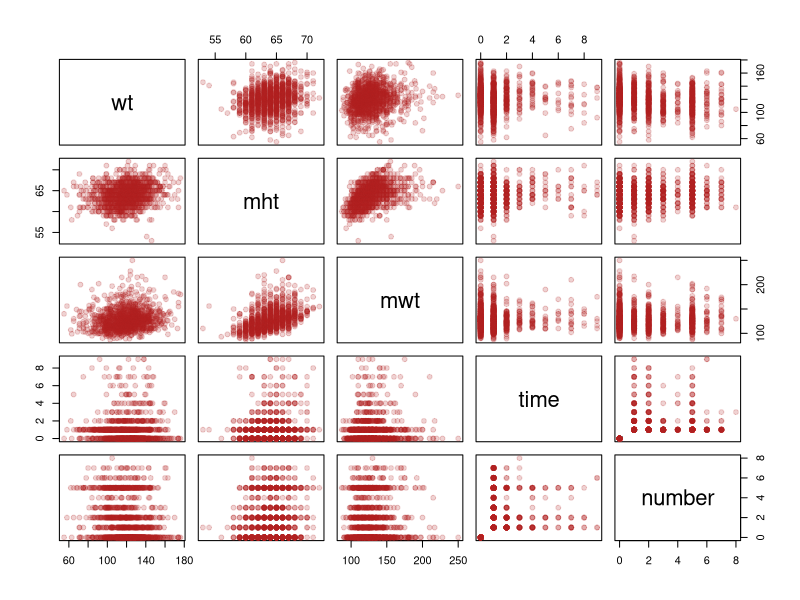
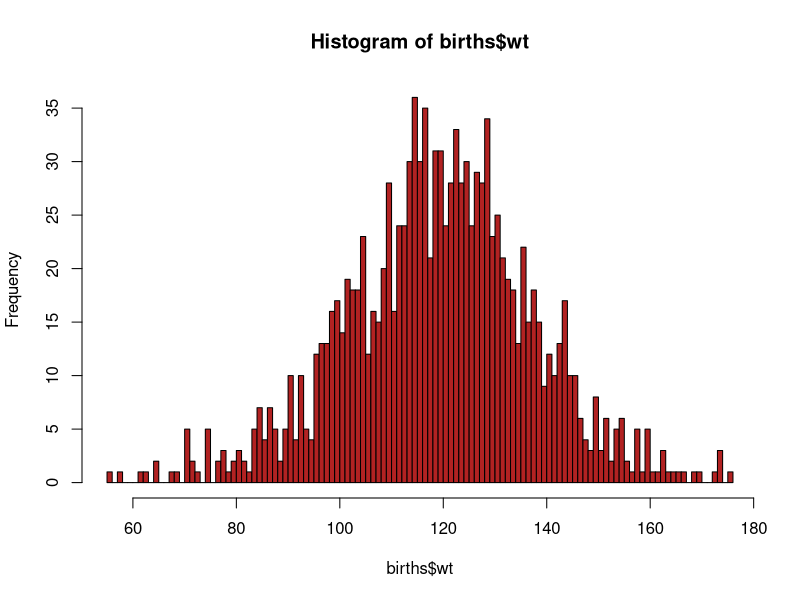
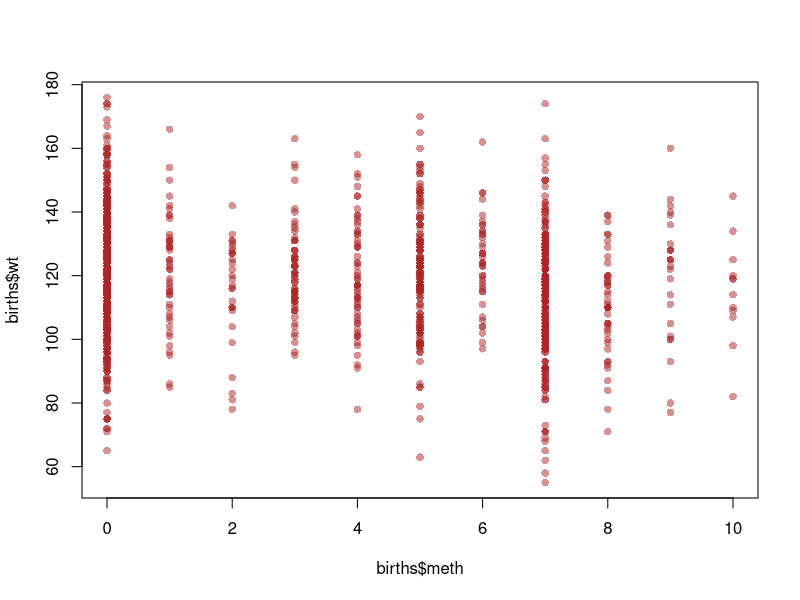
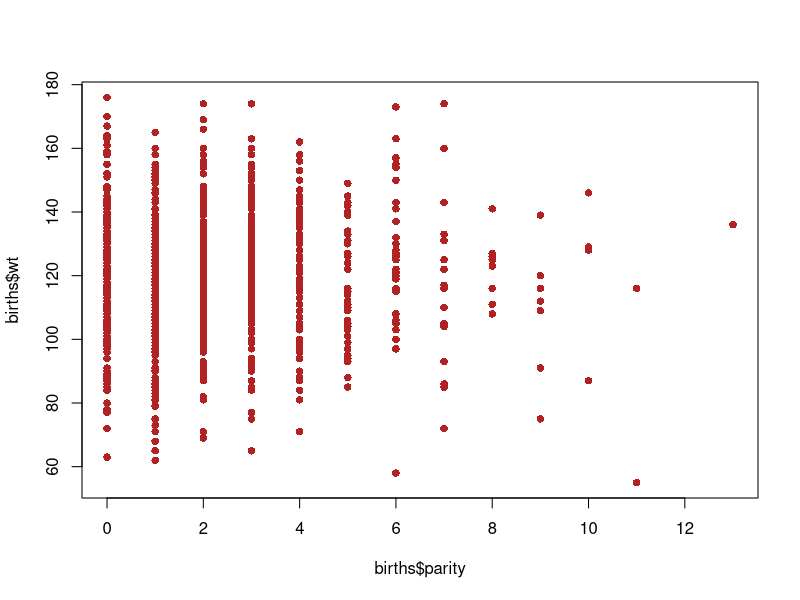
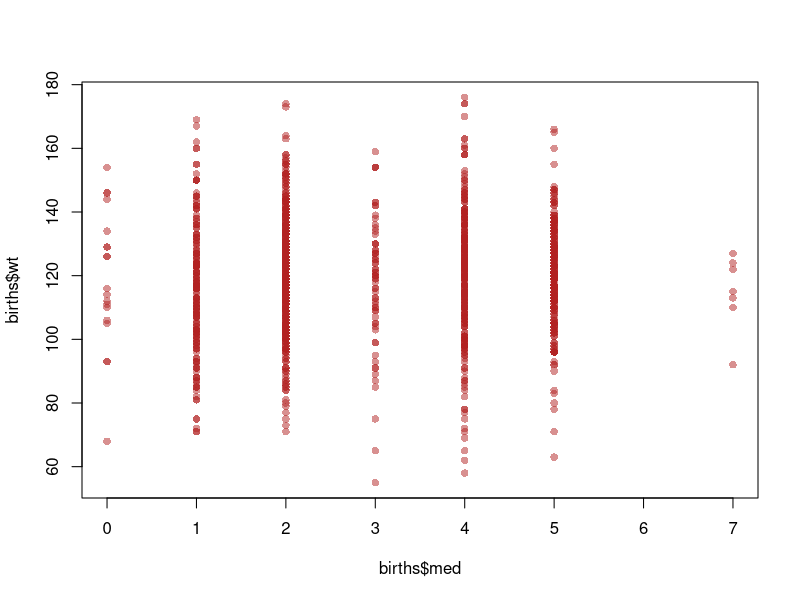
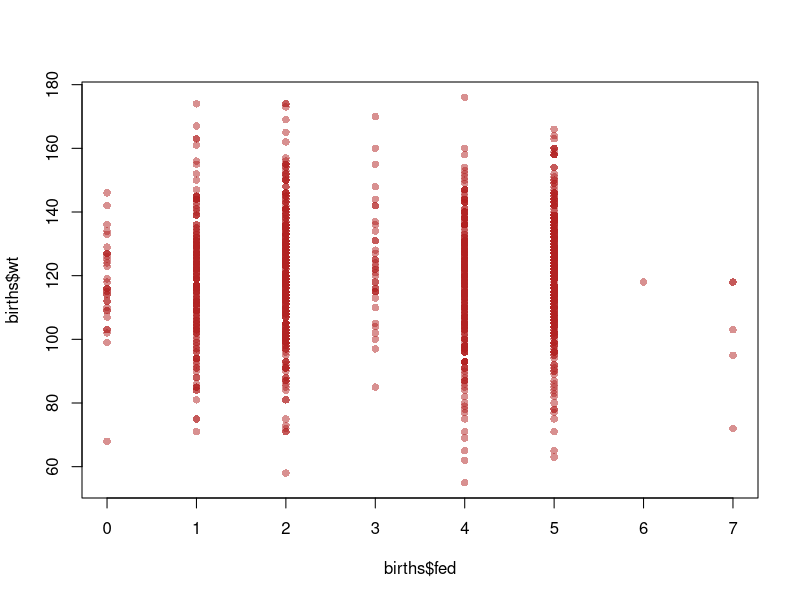
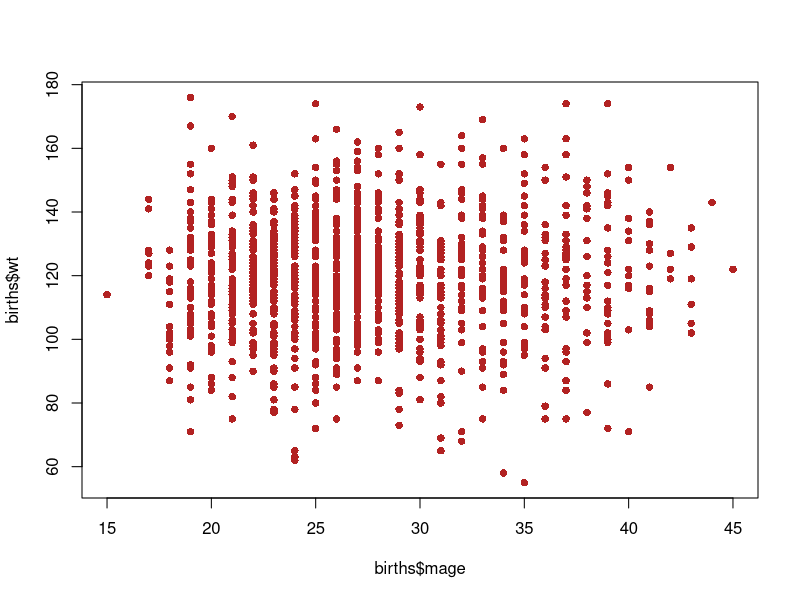
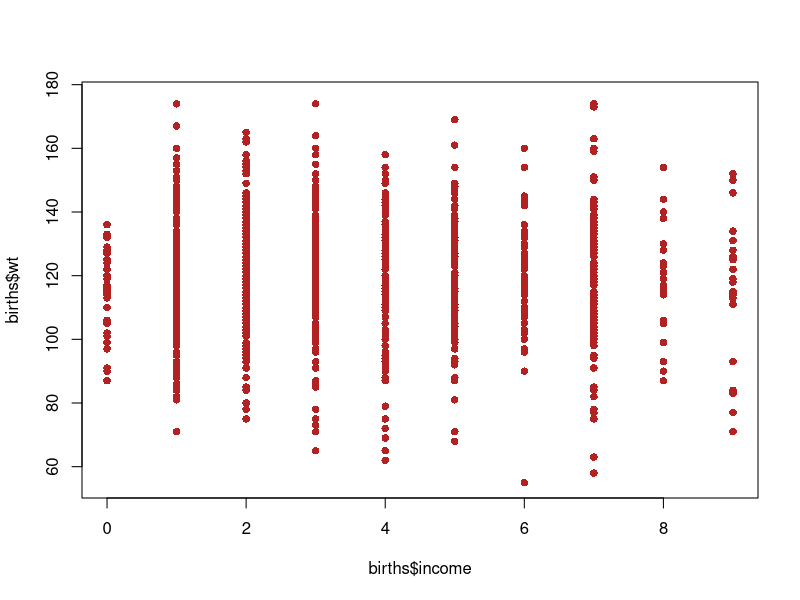

The R script that drew these images, in order:
## ---- chunk 1
# Knitr Configuration
knitr::opts_chunk$set(include=FALSE, results="hide")
## ---- chunk 2
# Import
births <- read.csv("chds_births.csv")
## ---- chunk 3
pairs(births[c("wt", "mht", "mwt","time", "number")], col=adjustcolor("firebrick", 0.2), pch=19)
## ---- chunk 4
hist(births$wt, breaks=100, col = "firebrick") 
## ---- chunk 5
plot(births$meth, births$wt, col=adjustcolor("firebrick", 0.5), pch=16) #mother's ethnicity vs weight
## ---- chunk 6
plot(births$parity, births$wt, pch=16, col="firebrick") 

round(sapply(0:13, function (parity) c(mean(births[births$parity==parity, "wt"]), sd(births[births$parity==parity, "wt"]))), 2)

## ---- chunk 7
plot(births$med, births$wt, col=adjustcolor("firebrick", 0.5), pch=16)
plot(births$fed, births$wt, col=adjustcolor("firebrick", 0.5), pch=16) 
plot(births$mage, births$wt, pch=16, col="firebrick") 
plot(births$income, births$wt, pch=16, col="firebrick") 
plot(births$med, births$fed, col=adjustcolor("firebrick", 0.5), pch=16)
## ---- chunk 8
#lm(wt ~ I(fht - mht), data=data)
plot(births$mht, births$fht, col=adjustcolor("firebrick", 0.25), pch=16)
abline(coef=c(0, 1))
plot(births$fht < births$mht, births$wt, col=adjustcolor("firebrick", 0.5), pch=16)
mean(na.omit(births[births$fht < births$mht, ]$wt)) #mean for when mom is shorter than dad
mean(na.omit(births[!(births$fht < births$mht), ]$wt)) #mean for when dad is shorter than mom
## ---- chunk 9
plot(births$fht - births$mht, births$wt, pch=16, col="firebrick")
## ---- chunk 10
plot(births$mwt / I(births$mht)^2, births$wt, pch=16, col="firebrick") 
## ---- chunk 11
plot(births$gestation, births$wt)
summary(lm(wt ~ gestation, data=births)) 
## ---- chunk 12
N <- nrow(births)
round(sapply(colnames(births), function (colname) sum(is.na(births[colname])) / N), 2)

nrow(na.omit(births[, !(colnames(births) %in% c("fht", "fwt", "income"))])) / N

## ---- chunk 13
library(mice)
m <- 5

multiplyImputedBirths <- mice(births, m = m, method = "pmm", seed = 500, printFlag = FALSE)

imputedBirths <- lapply(1:m, function(i) complete(multiplyImputedBirths, i))
## ---- chunk 14
# Re-encoding and labelling variates
decodeBirthVariates <- function (birthsDataset) {
  newDataset = data.frame(birthsDataset)
  
  ethLabels <- c(
    "Caucasian",
    "Mexican",
    "African-American",
    "Asian",
    "Mixed",
    "Other"
  )
  edLabels <- c(
    "Elementary School",
    "Middle School",
    "High School",
    "High School + Trade School",
    "High School + Some College",
    "College Graduate",
    "Trade School",
    "High School Unclear"
  )

  newDataset$meth <- cut(
    birthsDataset$meth,
    breaks = c(0, 5:10), 
    labels = ethLabels,
    right = TRUE,
    include.lowest= TRUE
  )
  
  newDataset$med <- cut(
    birthsDataset$med,
    breaks = 0:8, 
    labels = edLabels,
    right = FALSE
  )
  
  newDataset$feth <- cut(
    birthsDataset$feth,
    breaks = c(0, 5:10), 
    labels = ethLabels,
    right = TRUE,
    include.lowest= TRUE
  )
  
  newDataset$fed <- cut(
    birthsDataset$fed,
    breaks = 0:8, 
    labels = edLabels,
    right = FALSE
  )
  
  newDataset$smoke <- cut(
    birthsDataset$smoke,
    breaks = 0:4, 
    labels = c(
      "Never",
      "Smokes Now",
      "Until Pregnancy",
      "Doesn't Smoke Anymore"
    ),
    right = FALSE
  )
  
  newDataset$marital <- cut(
    birthsDataset$marital,
    breaks = 0:5, 
    labels = c(
      "Married",
      "Legally Separated",
      "Divorced",
      "Widowed",
      "Never Married"
    )
  )
  
  newDataset$number <- cut(
    birthsDataset$number,
    breaks = 0:10,
    labels = c(
      "Never Smoked",
      "1-4",
      "5-9",
      "10-14",
      "15-19",
      "20-29",
      "30-39",
      "40-60",
      "More Than 60",
      "Smoked But Don't Know How Much"
    ),
    right = FALSE
  )

  newDataset$time <- cut(
    birthsDataset$time,
    breaks = 0:10,
    labels = c(
      "Never Smoked",
      "Still Smokes",
      "During Pregnancy",
      "Less Than A Year",
      "1-2 Years",
      "2-3 Years",
      "3-4 Years",
      "5-9 Years",
      "More Than 10 Years",
      "Quit But Don't Know When"
    ),
    right = FALSE
  )

  newDataset$income <- cut(
    birthsDataset$income,
    breaks = c(0, 1, 2, 10),
    labels = c(
      "Under 2500",
      "2500-4999",
      "5000-Over 25000"
    ),
    right = FALSE
  )
  
  newDataset
}

decodedImputedBirths <- lapply(imputedBirths, decodeBirthVariates)
## ---- chunk 15
birthModelAIC <- 10000000
finalAutomatedBirthModel <- lm(wt ~ 1, data = births)

for(birthModel in decodedImputedBirths) {
  adjustedBirthModel <- birthModel
  adjustedBirthModel$smoke <- NULL
  adjustedBirthModel$number <- NULL
  M0 <- lm(wt ~ 1, data = birthModel)
  Mmax <- lm(wt ~ (.- marital - time - meth - feth - med - fed)^2 + marital + time + meth + feth + med + fed, data = adjustedBirthModel)
    
  #checking if there are betas that are NA
  beta.max <- coef(Mmax)
  names(beta.max)[is.na(beta.max)]
  anyNA(coef(Mmax))

  buildModel <- function(adjustedBirthModel, predictVar, direction="both", excludeVars=c(), MAX_ITERS=1000) {
    data = na.omit(adjustedBirthModel[, !colnames(adjustedBirthModel) %in% excludeVars])
    step(
      lm(
        as.formula(paste(predictVar, "~", ".")),
        data=data
      ),
      scope = list(lower = M0, upper = Mmax),
      direction=direction,
      steps=MAX_ITERS
    )
  }
  model <- buildModel(adjustedBirthModel, "wt", excludeVars=c())
  modelAIC <- AIC(model)
  if (modelAIC < birthModelAIC) {
    finalAutomatedBirthModel <- model
    birthModelAIC <- modelAIC
  }
}

## ---- chunk 16
poundsToKg <- 0.453592
inchesToM <- 0.0254
underweightNormalBoundary <- 18.5
normalOverweightBoundary <- 25
overweightObeseBoundary <- 30
#obeseWeightGain <- mean(c(11, 20))
#overweightWeightGain <- mean(c(15, 25))
#normalWeightGain <- mean(c(25, 30))
#underweightWeightGain <- mean(c(28, 40))
isUnderweight <- function (x) x < underweightNormalBoundary
isNormal <- function (x) x < normalOverweightBoundary & x >= underweightNormalBoundary
isOverweight <- function (x) x < overweightObeseBoundary & x >= normalOverweightBoundary
isObese <- function (x) x >= overweightObeseBoundary

bmi <- function (wtLbs, htIn) (wtLbs * poundsToKg) / (htIn * inchesToM)^2
#obesePrePregnancyBMI <- function (pregnancyWt, ht) bmi(pregnancyWt - obeseWeightGain, ht)
#overweightPrePregnancyBMI <- function (pregnancyWt, ht) bmi(pregnancyWt - overweightWeightGain, ht)
#normalPrePregnancyBMI <- function (pregnancyWt, ht) bmi(pregnancyWt - normalWeightGain, ht)
#underweightPrePregnancyBMI <- function (pregnancyWt, ht) bmi(pregnancyWt - underweightWeightGain, ht)

prePregnancyBMI <- function (pregnancyWt, ht) {
  attemptOrder = sample(
    list(
      c(obesePrePregnancyBMI, isObese),
      c(overweightPrePregnancyBMI, isOverweight),
      c(normalPrePregnancyBMI, isNormal),
      c(underweightPrePregnancyBMI, isUnderweight)
    ),
    4
  )
  
  for (bmiCategoryPair in attemptOrder) {
    if (bmiCategoryPair[[2]](bmiCategoryPair[[1]](pregnancyWt, ht))) {
      return(bmiCategoryPair[[1]](pregnancyWt, ht))
    }
  }
}

weightFromBMI <- function (prePregnancyBMI, ht) {
  (1 / poundsToKg) * prePregnancyBMI * (ht * inchesToM)^2
}

smokingImpact <- function (time, number) {
  # There are no 9s in number, so we do not need to handle this case
  # Let's just call 8 a 1
  # 
  number[number == 8] <- 1
  cigaretteEffectRatio = 6
  # Take the average of the bounds of the range of cigarettes smoked by a given category
  # as the approximate exact number of cigarettes smoked per day
  numCigs = (number <= 4) * (5 * number - 2.5) + (number > 4) * (10 * number - 25.5)
  # https://www.med.uottawa.ca/sim/data/Smoking_and_Health_e.htm shows that it took a
  # six-fold increase in the number of cigarettes smoked a day to double the impact
  # on the likelihood of developing lung cancer. We approximate the effect of smoking
  # on birth with this ratio too.
  activeSmokingImpact = (number != 0) * 2^(number / cigaretteEffectRatio)
  
  impactTimeDecay = 2
  
  # Approximate a scalar number of years since quiting based on the categorical variable
  yearsQuit = (time >= 3) * (-2.5 + time) + (time >= 7) * (-18.5 + 3 * time)
  # Time = 1 or 2 are special cases with 0 decay
  yearsQuit = yearsQuit * (time >= 3)
  
  decayedSmokingImpact = activeSmokingImpact * exp(-yearsQuit / impactTimeDecay)
  
  decayedSmokingImpact
}

craftFeatures <- function (imputedBirthsDataset) {
  newDataset = decodeBirthVariates(imputedBirthsDataset)

  newDataset$sameEth <- factor(
    imputedBirthsDataset$meth == imputedBirthsDataset$feth,
    labels = c("Different", "Same")
  )
  # What about "Other" though?
  
  newDataset$htDiff <- newDataset$fht - newDataset$mht
    
  newDataset$lateMom <- factor(
    newDataset$parity == 0 & newDataset$mage >= 35,
    labels = c("Not late", "Late")
  )

  newDataset$mBMI <- bmi(newDataset$mwt, newDataset$mht)
  
  #newDataset$mwt <- weightFromBMI(newDataset$mBMI, newDataset$mht)
  
  newDataset$mBMICategory <- factor(
    1 * isNormal(newDataset$mBMI)
      + 2 * isOverweight(newDataset$mBMI)
      + 3 * isObese(newDataset$mBMI),
    labels = c("Underweight", "Normal", "Overweight", "Obese")
  )
  
  newDataset$smokingImpact <- smokingImpact(
    imputedBirthsDataset$time,
    imputedBirthsDataset$number
  )
  newDataset$smokingQuitCategory <- factor(
    1 * (imputedBirthsDataset$time == 2) + 2 * (imputedBirthsDataset$time == 1),
    labels = c("Before/Never", "During", "Continued")
  )
  
  newDataset
}
## ---- chunk 17
testSetRatio = 0.2

crossValidate <- function (model1, model2, datasets) {
  # "Usually about a 1000 is fine" - M. Lysy, Nov. 27, 2018
  m = 1000

  model1rPMSE <- vector(mode="numeric", length=m)
  model2rPMSE <- vector(mode="numeric", length=m)

  for (i in 1:m) {
    chosenSet = datasets[[sample(length(datasets), 1)]]
    Ntotal = nrow(data)
    Ntest = floor(N * testSetRatio)
    outOfSampleIndices = sample(N, Ntest)
    sample = chosenSet[-outOfSampleIndices, ]
    testSet = chosenSet[outOfSampleIndices, ]
    
    candidateModel1 = update(candidateModel1, data=sample)
    candidateModel2 = update(candidateModel2, data=sample)
    outOfSamplePredictions1 = predict(candidateModel1, newdata=testSet)
    outOfSamplePredictions2 = predict(candidateModel2, newdata=testSet)
    predictionErrors1 = (testSet$wt - outOfSamplePredictions1) ^ 2
    predictionErrors2 = (testSet$wt - outOfSamplePredictions2) ^ 2
    model1Errors[i] <- sqrt(sum(predictionErrors1) / Ntest)
    model2Errors[i] <- sqrt(sum(predictionErrors2) / Ntest)
  }
  
  data.frame(model1 = model1rPMSE, model2 = model2rPMSE)
}
